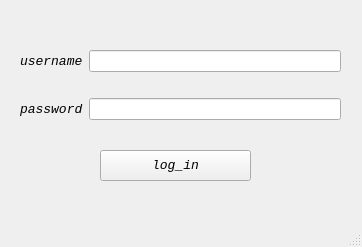
<?xml version="1.0" encoding="UTF-8"?>
<ui version="4.0">
 <class>MainWindow</class>
 <widget class="QMainWindow" name="MainWindow">
  <property name="geometry">
   <rect>
    <x>0</x>
    <y>0</y>
    <width>362</width>
    <height>247</height>
   </rect>
  </property>
  <property name="windowTitle">
   <string>Pixiv_log_in</string>
  </property>
  <widget class="QWidget" name="centralwidget">
   <widget class="QPushButton" name="pushButton">
    <property name="geometry">
     <rect>
      <x>100</x>
      <y>150</y>
      <width>151</width>
      <height>31</height>
     </rect>
    </property>
    <property name="font">
     <font>
      <family>Consolas</family>
      <pointsize>10</pointsize>
      <italic>true</italic>
     </font>
    </property>
    <property name="text">
     <string>log_in</string>
    </property>
   </widget>
   <widget class="QWidget" name="layoutWidget">
    <property name="geometry">
     <rect>
      <x>20</x>
      <y>30</y>
      <width>321</width>
      <height>111</height>
     </rect>
    </property>
    <layout class="QVBoxLayout" name="verticalLayout">
     <item>
      <layout class="QHBoxLayout" name="horizontalLayout">
       <item>
        <widget class="QLabel" name="label">
         <property name="font">
          <font>
           <family>Consolas</family>
           <pointsize>10</pointsize>
           <italic>true</italic>
          </font>
         </property>
         <property name="text">
          <string>username</string>
         </property>
        </widget>
       </item>
       <item>
        <widget class="QLineEdit" name="lineEdit"/>
       </item>
      </layout>
     </item>
     <item>
      <layout class="QHBoxLayout" name="horizontalLayout_2">
       <item>
        <widget class="QLabel" name="label_2">
         <property name="font">
          <font>
           <family>Consolas</family>
           <pointsize>10</pointsize>
           <weight>50</weight>
           <italic>true</italic>
           <bold>false</bold>
          </font>
         </property>
         <property name="text">
          <string>password</string>
         </property>
        </widget>
       </item>
       <item>
        <widget class="QLineEdit" name="lineEdit_2"/>
       </item>
      </layout>
     </item>
    </layout>
   </widget>
  </widget>
  <widget class="QMenuBar" name="menubar">
   <property name="geometry">
    <rect>
     <x>0</x>
     <y>0</y>
     <width>362</width>
     <height>26</height>
    </rect>
   </property>
  </widget>
  <widget class="QStatusBar" name="statusbar"/>
 </widget>
 <resources/>
 <connections/>
</ui>
